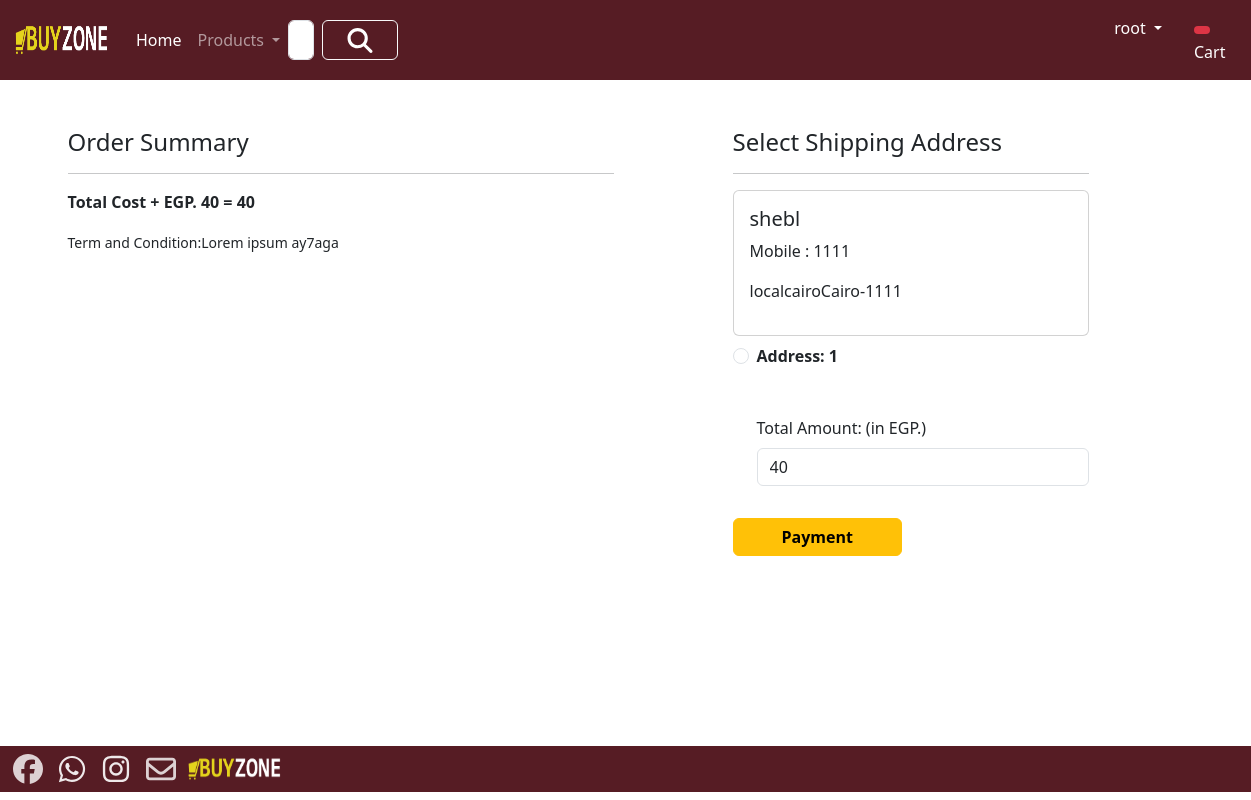
/checkout/ (signed in), run on an earlier commit of the app's database.
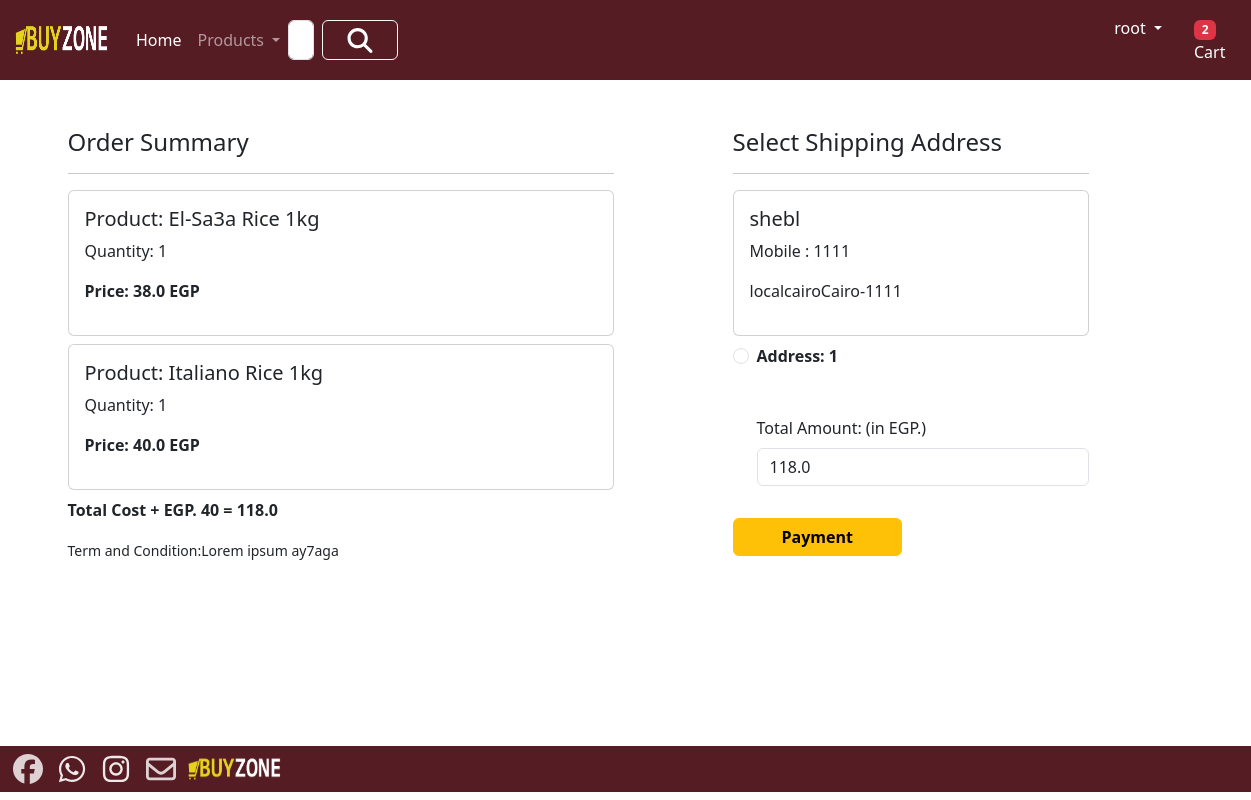
And on a later commit of the database.
### app/models.py (models this page shows, shortened)
class Customer(models.Model):
     user = models.ForeignKey(User,on_delete=models.CASCADE)
     name = models.CharField(max_length=200)
     locality = models.CharField(max_length=200)
     city = models.CharField(max_length=50)
     mobile = models.IntegerField(default=0)
     zipcode = models.IntegerField()
     state = models.CharField(choices=STATE_CHOICES,max_length=100)

class Cart(models.Model):
     user = models.ForeignKey(User,on_delete=models.CASCADE)
     product = models.ForeignKey(Product, on_delete=models.CASCADE)
     quantity = models.PositiveIntegerField(default=1)

class Product(models.Model):
     title=models.CharField(max_length=100)
     selling_price=models.FloatField()
     discounted_price=models.FloatField()
     description=models.TextField()
     composition=models.TextField(default='')
     prodapp=models.TextField(default='')
     category=models.CharField(choices=CATEGORY_CHOICES,max_length=3)
     product_image=models.ImageField(upload_to='product')
     Quantity = models.IntegerField(default=1)

### app/views.py (the view)
class checkout(View):
    def get(self,request):
        totalitem = 0
        if request.user.is_authenticated:
            totalitem = len(Cart.objects.filter(user=request.user))
        user=request.user
        add=Customer.objects.filter(user=user)
        cart_items=Cart.objects.filter(user=user)
        famount=0
        for p in cart_items:
            value=p.quantity*p.product.discounted_price
            famount=famount+value
        totalamount= famount+40
        return render(request, 'app/checkout.html',locals())

### app/templates/app/checkout.html (shortened to what this page needs)
{% extends 'app/base.html' %}
{% load static %}
{% block main-content %}
<div class="container">
  <div class="row mt-5">
    <div class="col-sm-6">
      <h4>Order Summary</h4>
      <hr />
      {% for item in cart_items %}
        <div class="card mb-2">
          <div class="card-body">
            <h5>Product: {{ item.product.title }}</h5>
            <p>Quantity: {{ item.quantity }}</p>
            <p class="fw-bold">Price: {{ item.product.discounted_price }} EGP</p>
          </div>
        </div>
      {% endfor %}
      <p class="fw-bold">Total Cost + EGP. 40 = {{ totalamount }}</p>
      <small>Term and Condition:Lorem ipsum ay7aga</small>
    </div>
    <div class="col-sm-4 offset-sm-1">
      <h4>Select Shipping Address</h4>
      <hr />
      <form method="post" id="myform">
        {% for ad in add %}
          <div class="card">
            <div class="card-body">
              <h5>{{ ad.name }}</h5>
              <p>Mobile : {{ ad.mobile }}</p>
              <p>{{ ad.locality }}{{ ad.city }}{{ ad.state }}-{{ ad.zipcode }}</p>
            </div>
          </div>
          <div class="form-check mt-2 mb-5">
            <input class="form-check-input"
                   type="radio"
                   name="custid"
                   id="custadd{{ forloop.counter }}"
                   value="{{ ad.id }}" />
            <label class="form-check-label fw-bold" for="custadd{{ forloop.counter }}">Address: {{ forloop.counter }}</label>
          </div>
        {% endfor %}
        <div class="form-check mb-3">
          <label for="totamount" class="form-label">Total Amount: (in EGP.)</label>
          <input type="number"
                 class="form-control"
                 name="totamount"
                 value="{{ totalamount }}"
                 readonly />
        </div>
        <div class="test-end">
          <a href="{% url 'paymentdone' %}" id="rzp-button1" type="submit" class="btn btn-warning mt-3 px-5 fw-bold" >Payment</a>
        </div>
      </form>
    </div>
  </div>
</div>
{% endblock main-content %}

### app/templates/app/base.html (shortened to what this page needs)
<!DOCTYPE html>
{% load static %}
<html lang="en">
<head>
    <link href="https://cdn.jsdelivr.net/npm/bootstrap@5.3.3/dist/css/bootstrap.min.css" rel="stylesheet">
    <link rel = "stylesheet" href = "{% static 'app/css/owl.carousel.min.css' %}"/>
    <link rel = "stylesheet" href = "{% static 'app/css/style.css' %}"/>
    <link rel = "stylesheet" href = "{% static 'app/css/all.min.css' %}"/>
</head>
<body style="min-height:89vh;position: relative;">
    <nav class="navbar navbar-expand-lg navbar-dark " style ="background-color : #561c24;">
      <div class="container-fluid">
        <a class="navbar-brand" href="/">
            <img src = "{% static "app/images/product/BuyZoneLast.png" %}" width = "100" height = "40" >
        </a>
        <div class="collapse navbar-collapse" id="navbarSupportedContent">
          <ul class="navbar-nav me-auto mb-2 mb-lg-0">
            {% if request.user.is_authenticated %}
            <li class="nav-item">
              <a class="nav-link active" aria-current="page" href="/">Home</a>
            </li>
            <li class="nav-item dropdown">
              <a class="nav-link dropdown-toggle" href="#" role="button" data-bs-toggle="dropdown" aria-expanded="false">
                Products
              </a>
            </li>
          </ul>
          <form class="d-flex" role="search" action="/search" style="margin-right :700px  " >
            <input class="form-control me-2" type="search" placeholder="Search" name = "search" aria-label="Search">
            <button class="btn btn-outline-light" type="submit" style ="--bs-btn-hover-bg: #7d1624;">
              <img src = "{% static "app/images/product/magnifying-glass-solid.svg" %}" width = "50" height = "25" >
            </button>
          </form>
        </div>
        <ul class="navbar-nav me-auto mb-2 mb-lg-0">
            <li class="nav-item dropdown mx-2">
            {% if request.user.is_authenticated %}
              {% if request.user.first_name %}
                  <a class="nav-link dropdown-toggle text-white" href="#" id="profileDropdown" data-bs-toggle="dropdown" aria-expanded="false">
                      {{ request.user.first_name }}
                  </a>
              {% else %}
                  <a class="nav-link dropdown-toggle text-white" href="#" id="profileDropdown" data-bs-toggle="dropdown" aria-expanded="false">
                      {{ request.user.username }}
                  </a>
              {% endif %}
              {% endif %}
            </li>
            <li class="nav-item mx-2">
              <a class="nav-link text-white" href="{% url 'showcart'%}">
                <span class="badge bg-danger">
                    {% if totalitem > 0 %}
                        <span class="text-white">{{ totalitem }}</span>
                    {% endif %}
                </span>
                Cart
            </a>
            </li>
            {% endif %}
        </ul>
  </div>
</nav>
{% block main-content %}{% endblock main-content %}
    <Footer class="container-fluid  text- p-2 mt-5" style="position: absolute; bottom: -80px ; diplay :flex; justify-content: space-between; background-color : #561c24;" >
      <a href="https://www.facebook.com/people/BuyZone/61559260412941/?is_tour_dismissed"  target="_blank" >
        <img src = "{% static "app/images/product/facebook.svg" %}"  width = "40" height = "30"    style= "opacity: 0.8;" >
      </a>
      <a href="https://chat.whatsapp.com/IlkDXPRBht4LQgg2ZSD2h3" target="_blank" >
        <img src = "{% static "app/images/product/whatsapp.svg" %}"  width = "40" height = "30" style= "opacity: 0.9;">
      </a>
      <a href="#" target="_blank" >
        <img src = "{% static "app/images/product/instagram.svg" %}"  width = "40" height = "30" style= "opacity: 0.9;">
      </a >
      <a href="#" target="_blank" >
        <img src = "{% static "app/images/product/envelope-regular.svg" %}" width = "40" height = "30" style= "opacity: 0.8;">
      </a>
      <img src = "{% static "app/images/product/BuyZoneLast.png" %}" width = "100" height = "30" >
    </Footer>
</body>
</html>

What changed in the data, as far as the page shows it:
added Cart: product "El-Sa3a Rice 1kg", quantity "1", product.discounted_price "38.0"
added Cart: product "Italiano Rice 1kg", quantity "1", product.discounted_price "40.0"
Also different on the page:
{{ totalitem }}: (not shown) → "2"
{{ totalamount }}: "40" → "118.0"
form field totamount: "40" → "118.0"
